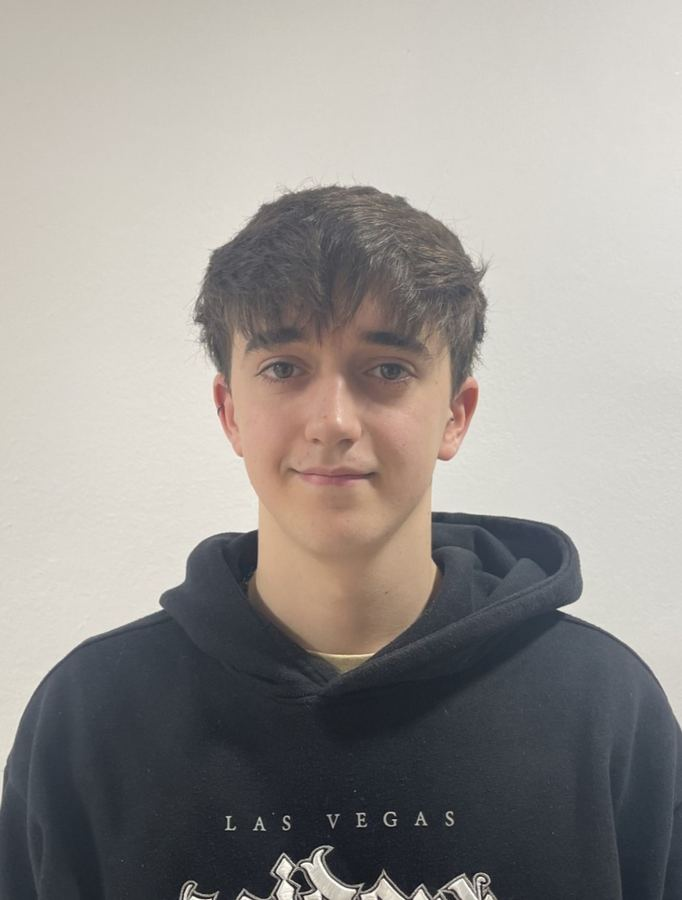
#> input picture img/porfile.jpg, 682 x 900 px, found by its file name
$ python generate_home_assets.py
#> lines starting #> are read from the running program, lines starting #| are printed output that depends on the picture
"""Generate responsive photo variants and the OG image."""
import re
import urllib.request
from pathlib import Path
from PIL import Image, ImageDraw, ImageFont

ROOT = Path(r"C:/Users/Hugo/Downloads/Currículum+Portfolio")
SCRATCH = Path(__file__).parent
src = Image.open(ROOT / "img" / "porfile.jpg").convert("RGB")
#> src is the input picture: PIL image 682x900 RGB; mean R, G, B 152.6, 148.7, 144.9

# --- photo variants ---
for size in (400, 200):
    im = src.resize((size, size), Image.LANCZOS)
    im.save(ROOT / "img" / f"hugo-{size}.webp", "WEBP", quality=82, method=6)
    try:
        im.save(ROOT / "img" / f"hugo-{size}.avif", "AVIF", quality=60)
        print(f"hugo-{size}: webp + avif")
    except Exception as e:
        print(f"hugo-{size}: webp ok, AVIF NO ({e.__class__.__name__})")
#> this loop made 2 passes
#> pass 1, `im = src.resize((size, size), Image.LANCZOS)`:
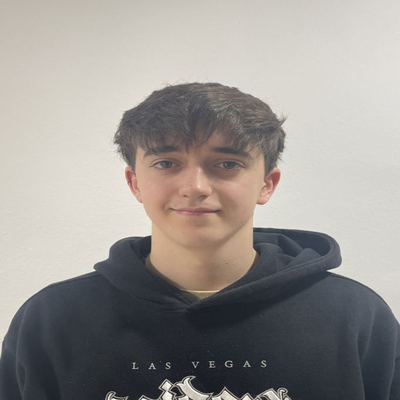
#> im: PIL image 400x400 RGB; mean R, G, B 152.6, 148.7, 144.9

# --- Poppins TTF for og.png (css2 without modern UA returns ttf urls) ---
ttf_path = SCRATCH / "Poppins-700.ttf"
if not ttf_path.exists():
#> (the run stopped early here; a loop or call above may not have finished)
